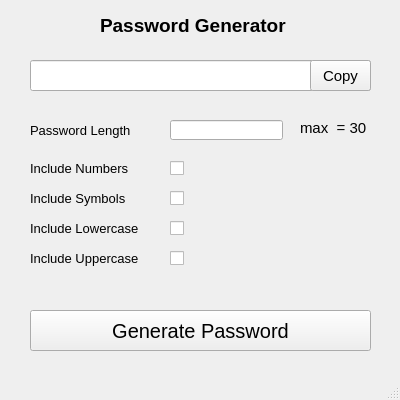
<?xml version="1.0" encoding="UTF-8"?>
<ui version="4.0">
 <class>MainWindow</class>
 <widget class="QMainWindow" name="MainWindow">
  <property name="geometry">
   <rect>
    <x>0</x>
    <y>0</y>
    <width>400</width>
    <height>400</height>
   </rect>
  </property>
  <property name="font">
   <font>
    <pointsize>11</pointsize>
   </font>
  </property>
  <property name="windowTitle">
   <string>Password Generator App</string>
  </property>
  <widget class="QWidget" name="centralwidget">
   <widget class="QLabel" name="label">
    <property name="geometry">
     <rect>
      <x>100</x>
      <y>10</y>
      <width>201</width>
      <height>31</height>
     </rect>
    </property>
    <property name="font">
     <font>
      <pointsize>14</pointsize>
      <weight>75</weight>
      <bold>true</bold>
     </font>
    </property>
    <property name="text">
     <string>Password Generator</string>
    </property>
   </widget>
   <widget class="QLineEdit" name="passOutput">
    <property name="geometry">
     <rect>
      <x>30</x>
      <y>60</y>
      <width>341</width>
      <height>31</height>
     </rect>
    </property>
    <property name="font">
     <font>
      <pointsize>12</pointsize>
     </font>
    </property>
    <property name="maxLength">
     <number>100</number>
    </property>
    <property name="readOnly">
     <bool>true</bool>
    </property>
   </widget>
   <widget class="QToolButton" name="copyButton">
    <property name="geometry">
     <rect>
      <x>310</x>
      <y>60</y>
      <width>61</width>
      <height>31</height>
     </rect>
    </property>
    <property name="toolTip">
     <string extracomment="Copy"/>
    </property>
    <property name="whatsThis">
     <string extracomment="Copy"/>
    </property>
    <property name="styleSheet">
     <string notr="true">image: url(:/copy-solid/icons/copy.png);</string>
    </property>
    <property name="text">
     <string>Copy</string>
    </property>
    <property name="icon">
     <iconset resource="icon.qrc">
      <normaloff>:/copy-solid/icons/copy.png</normaloff>:/copy-solid/icons/copy.png</iconset>
    </property>
    <property name="iconSize">
     <size>
      <width>35</width>
      <height>35</height>
     </size>
    </property>
   </widget>
   <widget class="QLabel" name="label_3">
    <property name="geometry">
     <rect>
      <x>30</x>
      <y>160</y>
      <width>101</width>
      <height>16</height>
     </rect>
    </property>
    <property name="font">
     <font>
      <pointsize>10</pointsize>
     </font>
    </property>
    <property name="text">
     <string>Include Numbers</string>
    </property>
   </widget>
   <widget class="QLabel" name="label_4">
    <property name="geometry">
     <rect>
      <x>30</x>
      <y>190</y>
      <width>101</width>
      <height>16</height>
     </rect>
    </property>
    <property name="font">
     <font>
      <pointsize>10</pointsize>
     </font>
    </property>
    <property name="text">
     <string>Include Symbols</string>
    </property>
   </widget>
   <widget class="QCheckBox" name="includeNumber">
    <property name="geometry">
     <rect>
      <x>170</x>
      <y>160</y>
      <width>70</width>
      <height>17</height>
     </rect>
    </property>
    <property name="text">
     <string/>
    </property>
   </widget>
   <widget class="QCheckBox" name="includeSymbols">
    <property name="geometry">
     <rect>
      <x>170</x>
      <y>190</y>
      <width>70</width>
      <height>17</height>
     </rect>
    </property>
    <property name="text">
     <string/>
    </property>
   </widget>
   <widget class="QLabel" name="label_5">
    <property name="geometry">
     <rect>
      <x>30</x>
      <y>250</y>
      <width>111</width>
      <height>16</height>
     </rect>
    </property>
    <property name="font">
     <font>
      <pointsize>10</pointsize>
     </font>
    </property>
    <property name="text">
     <string>Include Uppercase</string>
    </property>
   </widget>
   <widget class="QLabel" name="label_6">
    <property name="geometry">
     <rect>
      <x>30</x>
      <y>220</y>
      <width>111</width>
      <height>16</height>
     </rect>
    </property>
    <property name="font">
     <font>
      <pointsize>10</pointsize>
     </font>
    </property>
    <property name="text">
     <string>Include Lowercase</string>
    </property>
   </widget>
   <widget class="QCheckBox" name="includeLowercase">
    <property name="geometry">
     <rect>
      <x>170</x>
      <y>220</y>
      <width>70</width>
      <height>17</height>
     </rect>
    </property>
    <property name="text">
     <string/>
    </property>
   </widget>
   <widget class="QCheckBox" name="includeUppercase">
    <property name="geometry">
     <rect>
      <x>170</x>
      <y>250</y>
      <width>70</width>
      <height>17</height>
     </rect>
    </property>
    <property name="text">
     <string/>
    </property>
   </widget>
   <widget class="QPushButton" name="generatePassword">
    <property name="geometry">
     <rect>
      <x>30</x>
      <y>310</y>
      <width>341</width>
      <height>41</height>
     </rect>
    </property>
    <property name="font">
     <font>
      <pointsize>15</pointsize>
     </font>
    </property>
    <property name="text">
     <string>Generate Password</string>
    </property>
   </widget>
   <widget class="QLabel" name="label_2">
    <property name="geometry">
     <rect>
      <x>30</x>
      <y>120</y>
      <width>101</width>
      <height>21</height>
     </rect>
    </property>
    <property name="font">
     <font>
      <pointsize>10</pointsize>
     </font>
    </property>
    <property name="text">
     <string>Password Length</string>
    </property>
   </widget>
   <widget class="QLineEdit" name="getLength">
    <property name="geometry">
     <rect>
      <x>170</x>
      <y>120</y>
      <width>113</width>
      <height>20</height>
     </rect>
    </property>
   </widget>
   <widget class="QLabel" name="label_7">
    <property name="geometry">
     <rect>
      <x>300</x>
      <y>120</y>
      <width>71</width>
      <height>16</height>
     </rect>
    </property>
    <property name="font">
     <font>
      <pointsize>11</pointsize>
     </font>
    </property>
    <property name="text">
     <string>max  = 30</string>
    </property>
   </widget>
   <widget class="QLabel" name="errorLabel">
    <property name="geometry">
     <rect>
      <x>230</x>
      <y>200</y>
      <width>121</width>
      <height>20</height>
     </rect>
    </property>
    <property name="text">
     <string/>
    </property>
   </widget>
  </widget>
  <widget class="QMenuBar" name="menubar">
   <property name="geometry">
    <rect>
     <x>0</x>
     <y>0</y>
     <width>400</width>
     <height>26</height>
    </rect>
   </property>
  </widget>
  <widget class="QStatusBar" name="statusbar"/>
 </widget>
 <resources>
  <include location="icon.qrc"/>
 </resources>
 <connections/>
</ui>
